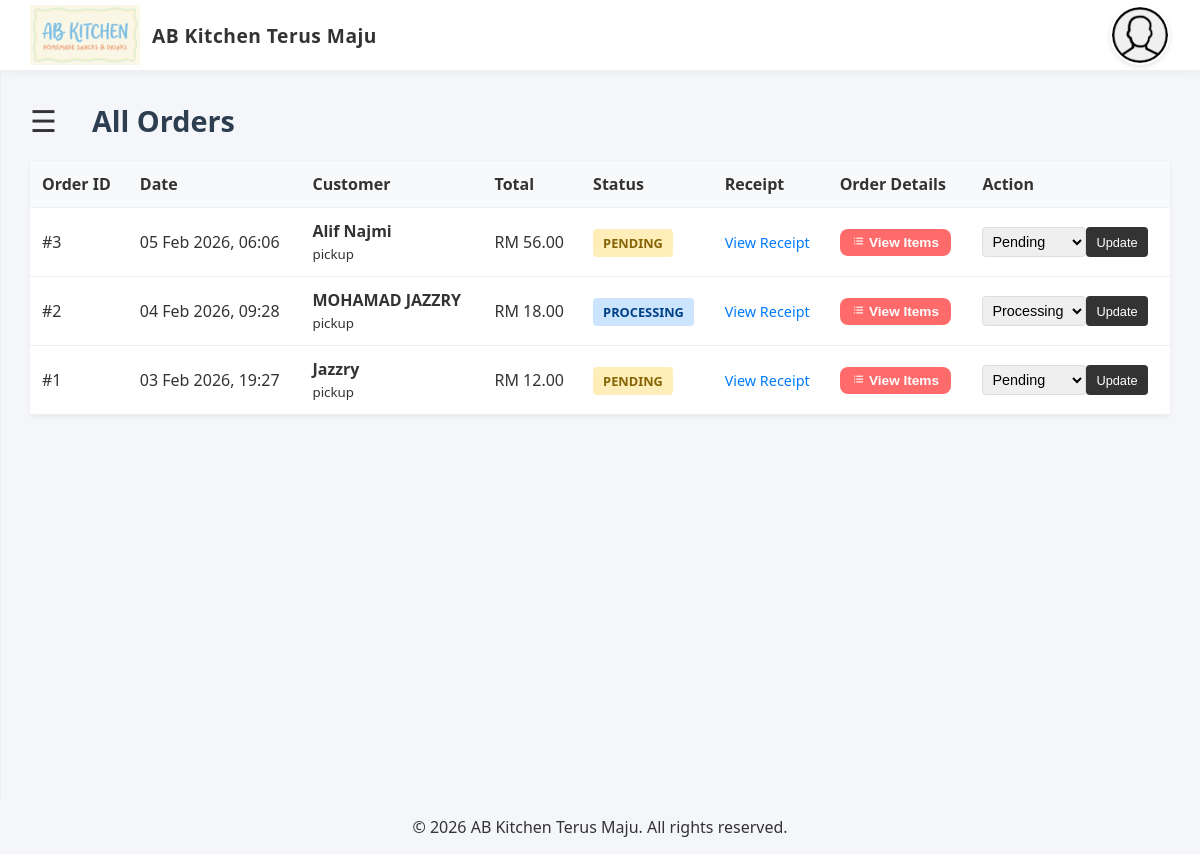
The page /pages/orders/list.php (signed in) on the database as committed earlier.
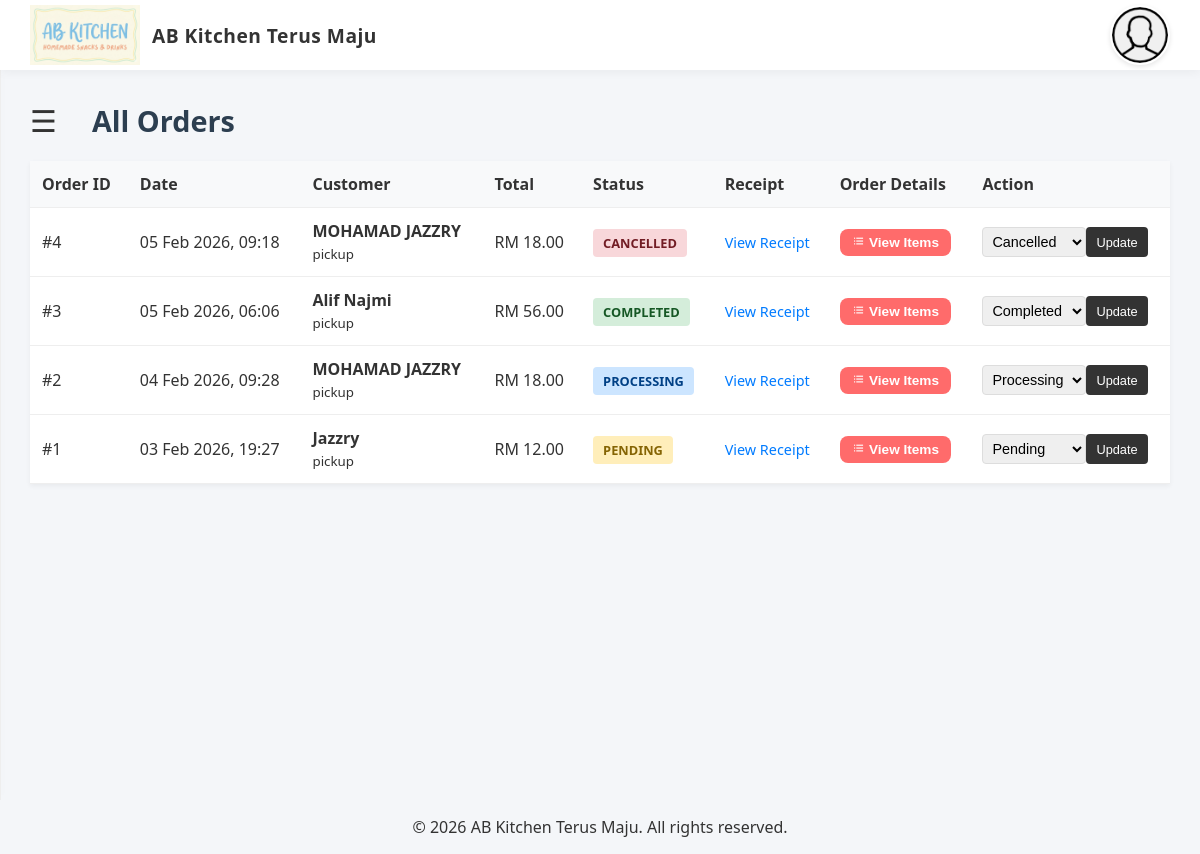
The same page on the database as committed later.
### tables this page shows
CREATE TABLE orders (
                id INTEGER PRIMARY KEY AUTOINCREMENT,
                user_id INTEGER, -- Cashier who processed the order
                customer_name TEXT, -- Optional, for reference
                total_amount REAL NOT NULL DEFAULT 0.00,
                status TEXT DEFAULT 'completed', -- 'pending', 'completed', 'cancelled'
                created_at DATETIME DEFAULT CURRENT_TIMESTAMP, customer_email TEXT, customer_phone TEXT, delivery_method TEXT DEFAULT 'pickup', shipping_address TEXT, payment_method TEXT DEFAULT 'manual', receipt_image TEXT,
                FOREIGN KEY (user_id) REFERENCES users(id) ON DELETE SET NULL
            );

### helpers.php (called while the page is built, shortened)
<?php
function get_settings($pdo) {
    try {
        $stmt = $pdo->query("SELECT setting_key, setting_value FROM settings");
        $settings = [];
        while ($row = $stmt->fetch(PDO::FETCH_ASSOC)) {
            $settings[$row['setting_key']] = $row['setting_value'];
        }
        return $settings;
    } catch (PDOException $e) {
        return [];
    }
}

### pages/orders/list.php (the view, shortened to what this page needs)
<?php
require_once '../../config/config.php';
require_once '../../header.php';
$filter_status = isset($_GET['status']) ? $_GET['status'] : '';
$sql = "SELECT * FROM orders";
$params = [];
$sql .= " ORDER BY created_at DESC";
$stmt = $pdo->prepare($sql);
$stmt->execute($params);
$orders = $stmt->fetchAll();
$page_title = $filter_status ? ucfirst($filter_status) . " Orders" : "All Orders";
?>
<!DOCTYPE html>
<html lang="en">
<head>
    <link rel="stylesheet" href="../../styles/admin_dashboard.css">
</head>
<body>
    <main class="dashboard-container" id="main">
        <div class="dashboard-header">
            <span class="menu-toggle" onclick="openNav(event)">&#9776;</span>
            <div class="welcome-banner">
                <h1><?= $page_title ?></h1>
            </div>
        </div>
        <table class="data-table">
            <thead>
                <tr>
                    <th>Order ID</th>
                    <th>Date</th>
                    <th>Customer</th>
                    <th>Total</th>
                    <th>Status</th>
                    <th>Receipt</th>
                    <th>Order Details</th>
                    <th>Action</th>
                </tr>
            </thead>
            <tbody>
                <?php if (empty($orders)): ?>
                    <tr><td colspan="7" style="text-align:center;padding:20px;color:#777;">No orders found.</td></tr>
                <?php else: ?>
                    <?php foreach ($orders as $o): ?>
                    <tr>
                        <td>#<?= $o['id'] ?></td>
                        <td><?= date('d M Y, H:i', strtotime($o['created_at'])) ?></td>
                        <td>
                            <strong><?= htmlspecialchars($o['customer_name'] ?? 'Guest') ?></strong><br>
                            <small><?= htmlspecialchars($o['delivery_method']) ?></small>
                        </td>
                        <td>RM <?= number_format($o['total_amount'], 2) ?></td>
                        <td>
                            <span class="badge status-<?= $o['status'] ?>"><?= $o['status'] ?></span>
                        </td>
                        <td>
                            <?php if (!empty($o['receipt_image'])): ?>
                                <a href="/receipts/<?= htmlspecialchars($o['receipt_image']) ?>" target="_blank" class="btn-link">View Receipt</a>
                            <?php else: ?>
                                <span style="color:#999;">-</span>
                            <?php endif; ?>
                        </td>
                        <td>
                            <button type="button" onclick="viewItems(<?= $o['id'] ?>)" class="btn btn-primary" style="padding:6px 12px;font-size:0.85em;">
                                <i class='bx bx-list-ul'></i> View Items
                            </button>
                        </td>
                        <td>
                            <form method="POST" action="" style="flex:1;display:flex;">
                                <select name="status" class="status-select">
                                    <option value="pending" <?= $o['status']=='pending'?'selected':'' ?>>Pending</option>
                                    <option value="processing" <?= $o['status']=='processing'?'selected':'' ?>>Processing</option>
                                    <option value="completed" <?= $o['status']=='completed'?'selected':'' ?>>Completed</option>
                                    <option value="cancelled" <?= $o['status']=='cancelled'?'selected':'' ?>>Cancelled</option>
                                </select>
                                <button type="submit" class="btn-update">Update</button>
                            </form>
                        </td>
                    </tr>
                    <?php endforeach; ?>
                <?php endif; ?>
            </tbody>
        </table>
    </main>
    <?php include '../../footer.php'; ?>
</body>
</html>

### header.php (shortened to what this page needs)
<?php
require_once __DIR__ . '/config/config.php';
try {
    $stmt = $pdo->prepare("SELECT username, role, is_new FROM users WHERE id = ?");
    $stmt->execute([$_SESSION['user_id']]);
    $user = $stmt->fetch();
    $protocol = isset($_SERVER['HTTPS']) && $_SERVER['HTTPS'] === 'on' ? "https" : "http";
    $host = $_SERVER['HTTP_HOST'];
    $project_dir = str_replace($_SERVER['DOCUMENT_ROOT'], '', str_replace('\\', '/', __DIR__));
    $base_url = $protocol . "://" . $host . $project_dir . "/";
    $dashboard_url = match($user['role']) {
        'admin' => $base_url . 'pages/dashboard/admin_dashboard.php',
        'cashier' => $base_url . 'pages/dashboard/cashier_dashboard.php',
        default => $base_url
    };
    require_once __DIR__ . '/helpers.php';
    $settings = get_settings($pdo);
    $store_name = $settings['store_name'] ?? 'AB Kitchen';
    $logo_path = !empty($settings['store_logo'])
        ? $base_url . 'images/settings/' . htmlspecialchars($settings['store_logo'])
        : $base_url . 'images/Logo.png';
} catch (Exception $e) {
    die("System Error");
}
?>
<!DOCTYPE html>
<html lang="en">
<head>
  <link rel="stylesheet" href="<?= $base_url ?>styles/header.css?v=<?= time() ?>">
  <link rel="stylesheet" href="<?= $base_url ?>styles/sidenav.css?v=<?= time() ?>">
  <link rel="stylesheet" href="<?= $base_url ?>styles/main_style.css?v=<?= time() ?>">
  <link href='https://unpkg.com/boxicons@2.1.4/css/boxicons.min.css' rel='stylesheet'>
</head>
<body>
  <header>
    <a href="<?= $dashboard_url ?>" class="logo">
      <img src="<?= $logo_path ?>" alt="Logo" onerror="this.src='<?= $base_url ?>images/icons/user.png'">
      <span><?= htmlspecialchars($store_name) ?></span>
    </a>
    <nav>
      <div class="profile" onclick="toggleProfileMenu()">
        <div class="profile-pic" style="background-image: url('<?= $base_url ?>images/icons/user.png')"></div>
      </div>
    </nav>
  </header>

### footer.php (shortened to what this page needs)
<footer style="text-align: center; margin-top: 5px;">
<?php
$footer_store_name = $settings['store_name'] ?? 'My Digital Store';
?>
    <p>© <?= date('Y') ?> <?= htmlspecialchars($footer_store_name) ?>. All rights reserved.</p>
</footer>

### styles/header.css (style rules this page uses)
header { background-color: white; color: #333; display: flex; justify-content: space-between; align-items: center; padding: 0 30px; height: 70px; box-shadow: 0 2px 10px rgba(0, 0, 0, 0.05); position: sticky; top: 0; z-index: 100; }
.logo { display: flex; align-items: center; gap: 12px; text-decoration: none; color: inherit; }
.logo img { height: 45px; width: auto; }
.logo span { font-size: 1.2rem; font-weight: 700; color: #333; letter-spacing: 0.5px; }
nav { display: flex; align-items: center; gap: 25px; }
.profile { position: relative; cursor: pointer; display: flex; align-items: center; gap: 10px; }
.profile-pic { width: 40px; height: 40px; border-radius: 50%; background-size: cover; background-position: center; background-color: #f0f0f0; border: 2px solid #fff; box-shadow: 0 2px 5px rgba(0, 0, 0, 0.1); }
.logo img { height: 60px; }
nav { display: flex; align-items: center; gap: 20px; }
.profile { position: relative; cursor: pointer; }
.profile-pic { width: 60px; height: 60px; border-radius: 50%; background-size: cover; background-position: center; background-color: #f0f0f0; }

### styles/main_style.css (style rules this page uses)
:root { --primary-color: #dcb5ff; --accent-color: #ff6b6b; --text-color: #333; --bg-color: #f4f6f9; --sidebar-bg: #fff; --header-height: 70px; --shadow-sm: 0 2px 5px rgba(0, 0, 0, 0.05); --shadow-md: 0 5px 15px rgba(0, 0, 0, 0.1); }
*, *::before, *::after { box-sizing: border-box; }
body { margin: 0; font-family: 'Outfit', 'Segoe UI', sans-serif; background-color: var(--bg-color); color: var(--text-color); overflow-x: hidden; }
main { background-color: var(--bg-color); color: var(--text-color); padding: 30px; min-height: calc(100vh - var(--header-height)); transition: margin-left .3s ease; flex: 1; max-width: 100%; }
main h1 { margin-bottom: 25px; font-size: 1.8rem; font-weight: 700; color: #2c3e50; }
.btn { padding: 10px 20px; border-radius: 8px; border: none; cursor: pointer; font-weight: 600; transition: all 0.2s; }
.btn-primary { background: var(--accent-color); color: white; }
.menu-toggle { font-size: 24px; cursor: pointer; margin-right: 15px; color: #555; display: inline-block; vertical-align: middle; }

### styles/admin_dashboard.css (style rules this page uses)
.dashboard-header { display: flex; align-items: center; gap: 20px; margin-bottom: 20px; }
.menu-toggle { font-size: 30px; cursor: pointer; color: #333; display: inline-block; }
.welcome-banner h1 { margin: 0; }

### pages/orders/list.php (style rules this page uses)
.data-table { width: 100%; border-collapse: collapse; background: white; box-shadow: 0 2px 5px rgba(0,0,0,0.05); }
.data-table th, .data-table td { padding: 12px; text-align: left; border-bottom: 1px solid #eee; }
.data-table th { background: #f8f9fa; }
.badge { padding: 5px 10px; border-radius: 4px; font-size: 0.8em; text-transform: uppercase; font-weight: bold; }
.status-pending { background: #ffeeba; color: #856404; }
.status-processing { background: #cce5ff; color: #004085; }
.status-completed { background: #d4edda; color: #155724; }
.status-cancelled { background: #f8d7da; color: #721c24; }
.btn-link { color: #007bff; text-decoration: none; font-size: 0.9em; }
.status-select { padding: 5px; border: 1px solid #ddd; border-radius: 4px; font-size: 0.9em; }
.btn-update { padding: 5px 10px; background: #333; color: white; border: none; border-radius: 4px; cursor: pointer; font-size: 0.8em; }

Rows that differ between the two databases and show on the page:
added orders: id "4", created_at "05 Feb 2026, 09:18", customer_name "MOHAMAD JAZZRY", delivery_method "pickup", total_amount "18.00", status "CANCELLED", status "Cancelled"
changed orders "Alif Najmi": status "PENDING" → "COMPLETED"; status "Pending" → "Completed"
